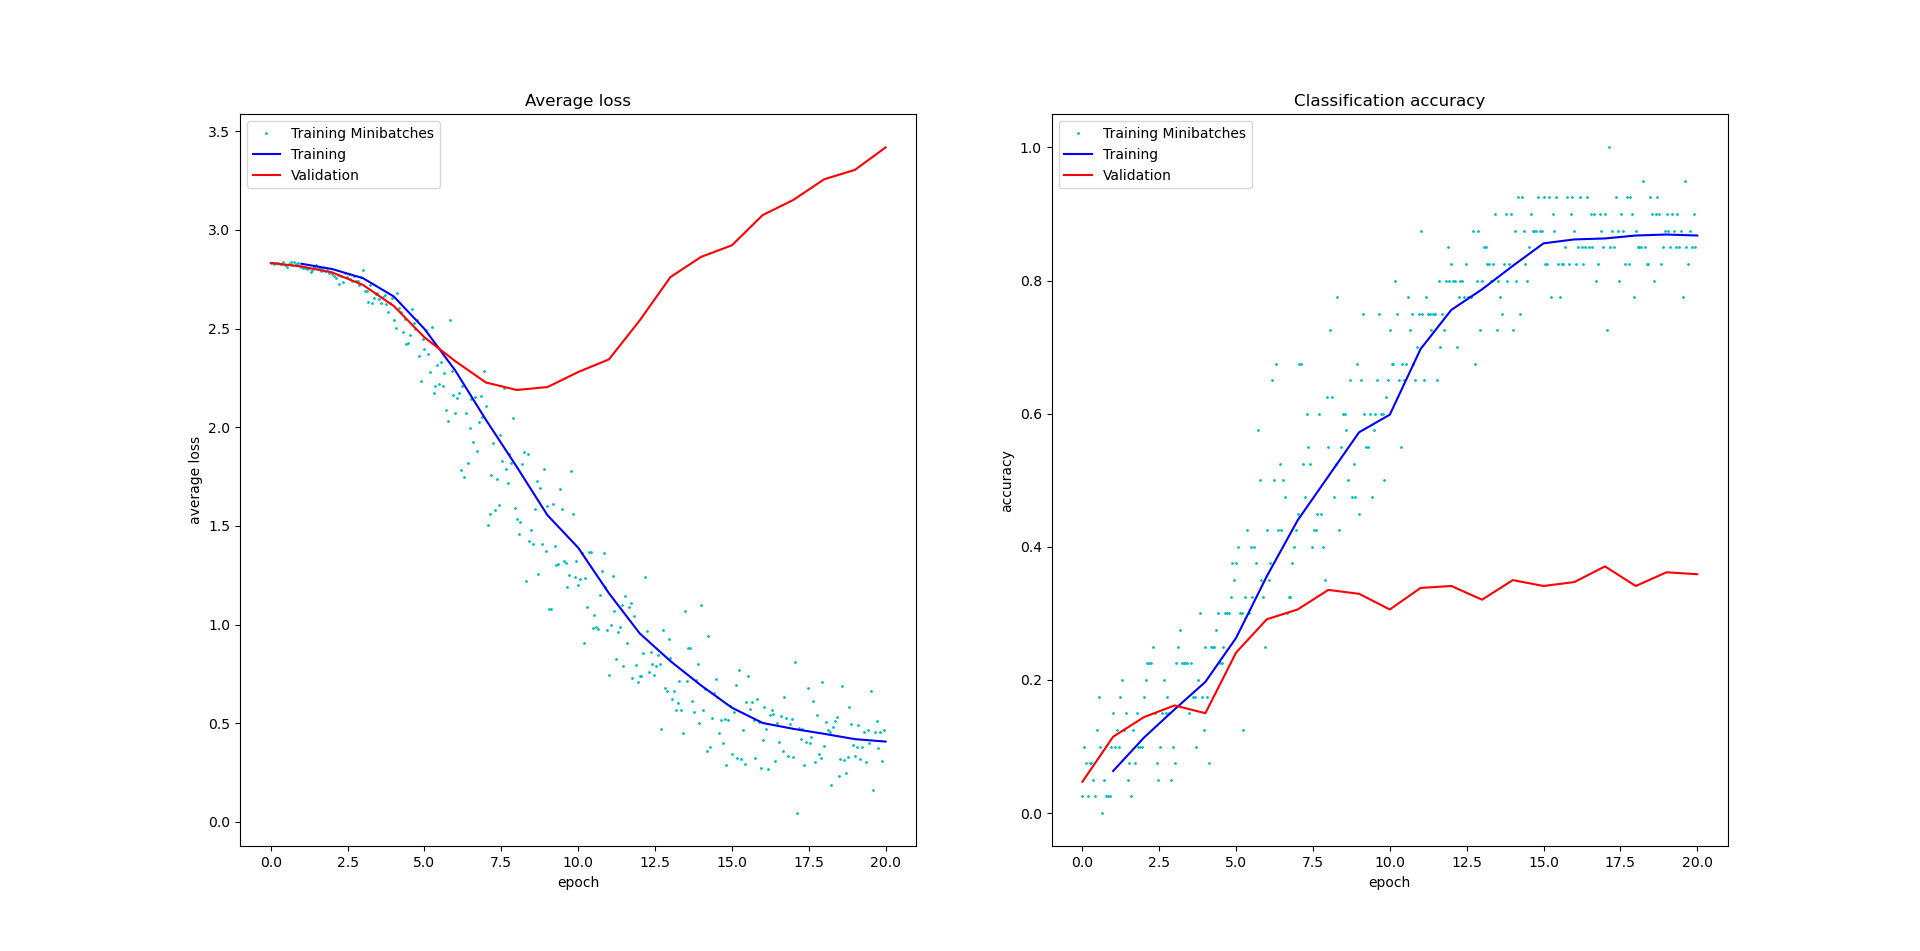

This chart was generated by the following Python code:
import torch
from torchvision import datasets
from torchvision.transforms import ToTensor
from torch.utils.data import DataLoader
import torch.nn as nn
import matplotlib.pyplot as plt
import torch.nn.functional as F
import torch.optim as optim
import numpy as np
from torchvision import transforms, datasets
import matplotlib.pyplot as plt

from torchvision.models import squeezenet1_1, SqueezeNet1_1_Weights


# https://www.robots.ox.ac.uk/~vgg/data/flowers/17/
# https://cs231n.github.io/transfer-learning/
# SOURCE: https://pytorch.org/hub/pytorch_vision_squeezenet/
train_dataset = datasets.ImageFolder(root='../data/oxford-flowers17/train', 
                                     transform=transforms.Compose([
                                        transforms.Resize(256),
                                        transforms.CenterCrop(224),
                                        transforms.ToTensor(),
                                        transforms.Normalize(mean=[0.485, 0.456, 0.406], std=[0.229, 0.224, 0.225]),
                                    ]))
valid_dataset = datasets.ImageFolder(root='../data/oxford-flowers17/val', 
                                     transform=transforms.Compose([
                                        transforms.Resize(256),
                                        transforms.CenterCrop(224),
                                        transforms.ToTensor(),
                                        transforms.Normalize(mean=[0.485, 0.456, 0.406], std=[0.229, 0.224, 0.225]),
                                    ]))
train_dataset_size = len(train_dataset)
valid_dataset_size = len(valid_dataset)
print(valid_dataset_size)
# print(train_dataset[0])
# plt.imshow(train_dataset[0][0])
# plt.show()

batch_size = 40
num_batches = train_dataset_size // batch_size
train_dataset_loader = torch.utils.data.DataLoader(train_dataset, shuffle=True, batch_size=batch_size)
valid_dataset_loader = torch.utils.data.DataLoader(valid_dataset, shuffle=False, batch_size=valid_dataset_size)

class ScratchNet(nn.Module):

    def __init__(self):
        super().__init__()
        self.features = nn.Sequential(
            nn.Conv2d(3, 30, 3),
            nn.ReLU(),
            nn.MaxPool2d(2, 2),
            nn.Conv2d(30, 80, 3),
            nn.ReLU(),
            nn.MaxPool2d(2, 2),
            nn.Conv2d(80, 60, 3),
            nn.ReLU(),
            nn.MaxPool2d(2, 2),
        )
        self.classifier = nn.Sequential( # adapted from pytorch source code
            nn.Flatten(),
            nn.Linear(40560, 4096),
            nn.ReLU(),
            nn.Linear(4096, 17),
            nn.ReLU()
        )

    def forward(self, x):
        x = self.features(x)
        x = self.classifier(x)
        return x
    
max_iter = 20
learning_rate = 1e-3
model = ScratchNet()

loss_function = nn.CrossEntropyLoss()
optimizer = torch.optim.SGD(model.parameters(), lr=learning_rate, weight_decay=1e-4, nesterov=True, momentum=0.9)

train_loss = []
train_loss_overall = []
train_acc = []
train_acc_overall = []
valid_loss = []
valid_acc = []
for epoch in range(max_iter + 1):

    cum_valid_correct = 0
    cum_valid_loss = 0
    with torch.no_grad():
        for x, y in valid_dataset_loader:
            y_probs = model.forward(x)
            _, y_pred = torch.max(y_probs, dim=1)
            cum_valid_correct += torch.eq(y_pred, y).sum().item()
            loss = loss_function(y_probs, y)
            cum_valid_loss += loss.item() * valid_dataset_size # loss is tensor
    valid_loss.append(cum_valid_loss / valid_dataset_size)
    valid_acc.append(cum_valid_correct / valid_dataset_size)
    print(f"Epoch {epoch} valid: {cum_valid_loss/valid_dataset_size} {cum_valid_correct/valid_dataset_size}")

    if epoch == max_iter: break

    cum_loss = 0
    cum_correct = 0
    for i, (x, y) in enumerate(train_dataset_loader):
        optimizer.zero_grad()
        y_probs = model.forward(x)
        _, y_pred = torch.max(y_probs, dim=1)
        loss = loss_function(y_probs, y)
        loss.backward()
        optimizer.step()

        correct = torch.eq(y_pred, y).sum().item()
        cum_correct += correct
        cum_loss += loss.item() * batch_size# loss is tensor
        train_loss.append(loss.item())
        train_acc.append(correct / batch_size)
        if i % (num_batches // 6) == 0:
            print(f"Epoch {epoch} batch {i} loss: {cum_loss} acc: {cum_correct}")


    train_loss_overall.append(cum_loss / train_dataset_size)
    train_acc_overall.append(cum_correct / train_dataset_size)
    print(f"Epoch {epoch} loss: {cum_loss} acc:{cum_correct/train_dataset_size}")

fig, ax = plt.subplots(1, 2)
ax[0].plot(np.arange(len(train_loss))/num_batches, train_loss, 'co', markersize=1)
ax[0].plot(np.arange(1, max_iter+1), train_loss_overall, 'b-')
ax[0].plot(np.arange(0, max_iter+1), valid_loss, 'r-')
ax[0].legend(['Training Minibatches', 'Training', 'Validation'])
ax[0].set_xlabel('epoch')
ax[0].set_ylabel('average loss')
ax[0].set_title("Average loss")
ax[1].plot(np.arange(len(train_acc))/num_batches, train_acc, 'co', markersize=1)
ax[1].plot(np.arange(1, max_iter+1), train_acc_overall, 'b-')
ax[1].plot(np.arange(0, max_iter+1), valid_acc, 'r-')
ax[1].legend(['Training Minibatches', 'Training', 'Validation'])
ax[1].set_xlabel('epoch')
ax[1].set_ylabel('accuracy')
ax[1].set_title("Classification accuracy")
plt.show()
